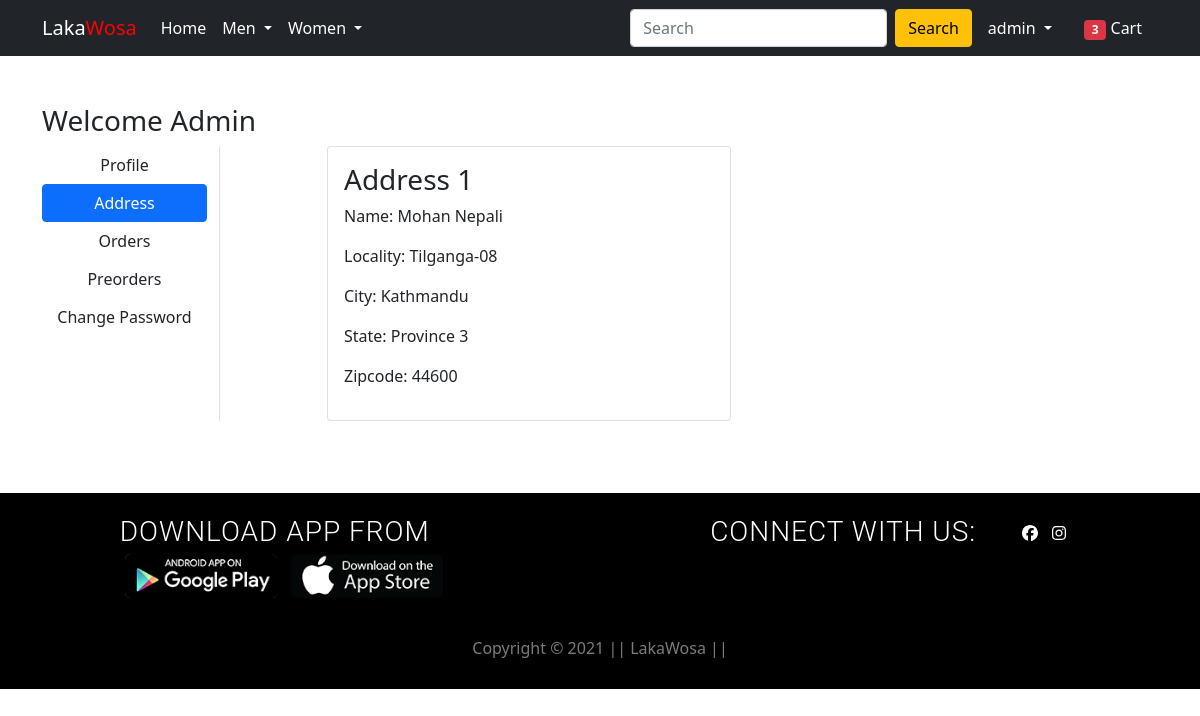
The page /address/ (signed in) on the database its author committed.
### app/models.py (models this page shows, shortened)
class Customer(models.Model):
    user = models.ForeignKey(User, on_delete=models.CASCADE)
    name = models.CharField(max_length=200)
    locality = models.CharField(max_length=200)
    city = models.CharField(max_length=200)
    zipcode = models.IntegerField(default=0)
    state = models.CharField(choices=STATE_CHOICES, max_length=50)

### app/views.py (the view)
# urls.py: path('address/', views.address, name='address'),
@login_required
def address(request):
    total_items = len(Cart.objects.filter(user=request.user))
    add = Customer.objects.filter(user=request.user)
    return render(request, 'app/address.html', {'add': add,'total_items':total_items,'active':'btn-primary'})

### app/templates/app/address.html (shortened to what this page needs)
{% extends 'app/base.html' %}
{% load static %}
{% block main-content %}
<div class="container my-5">
 <div class="row">
 <h3>Welcome {{request.user.username|capfirst}}</h3>
  <div class="col-sm-2 border-end">
   <ul class="list-unstyled">
    <li class="d-grid"><a href="{% url 'profile' %}" class="btn">Profile</a></li>
    <li class="d-grid"><a href="{% url 'address' %}" class="btn {{active}}">Address</a></li>
    <li class="d-grid"><a href="{% url 'orders' %}" class="btn">Orders</a></li>
    <li class="d-grid"><a href="{% url 'preorder' %}" class="btn">Preorders</a></li>
    <li class="d-grid"><a href="{% url 'passwordchange' %}" class="btn">Change Password</a></li>
   </ul>
  </div>
  <div class="col-sm-9 offset-sm-1">
   <div class="row">
       {% for a in add %}
    <div class="col-sm-6">
     <div class="card">
      <div class="card-body">
       <h3>Address {{forloop.counter}}</h3>
       <p>Name: {{a.name}}</p>
       <p>Locality: {{a.locality}}</p>
       <p>City: {{a.city}}</p>
       <p>State: {{a.state}}</p>
       <p>Zipcode: {{a.zipcode}}</p>
      </div>
     </div>
    </div>
        {% endfor %}
   </div>
  </div>
 </div>
</div>
{% endblock main-content %}

### app/templates/app/base.html (shortened to what this page needs)
<!DOCTYPE html>
{% load static %}
<html lang="en">
  <head>
    <link
      href="https://cdn.jsdelivr.net/npm/bootstrap@5.0.0-beta1/dist/css/bootstrap.min.css"
      rel="stylesheet"
    />
    <link rel="stylesheet" href="{% static 'app/css/owl.carousel.min.css' %}" />
    <link rel="stylesheet" href="{% static 'app/css/all.min.css' %}" />
    <link rel="stylesheet" href="{% static 'app/css/style.css' %}" />
    <link rel="stylesheet" href="{% static 'app/css/footer.css' %}" />
    <link rel="stylesheet" href="{% static 'app/css/gallery.css' %}" />
  </head>
  <body>
    <nav class="navbar navbar-expand-lg navbar-dark bg-dark">
      <div class="container">
        <a class="navbar-brand" href="/">
          Laka<span class="body">Wosa</span></a
        >
        <div class="collapse navbar-collapse" id="navbarSupportedContent">
          <ul class="navbar-nav me-auto mb-2 mb-lg-0">
            <li class="nav-item">
              <a class="nav-link active" aria-current="page" href="/">Home</a>
            </li>
            <li class="nav-item dropdown">
              <a
                class="nav-link dropdown-toggle text-white"
                href="#"
                id="fashionDropdown"
                role="button"
                data-bs-toggle="dropdown"
                aria-expanded="false"
              >
                Men
              </a>
            </li>
            <li class="nav-item dropdown">
              <a
                class="nav-link dropdown-toggle text-white"
                href="#"
                id="fashionDropdown"
                role="button"
                data-bs-toggle="dropdown"
                aria-expanded="false"
              >
                Women
              </a>
            </li>
          </ul>
          <form method="get" action="/search" class="d-flex">
            <input
              name="query"
              id="search"
              class="form-control me-2"
              type="search"
              placeholder="Search"
              aria-label="Search"
              required
            />
            <button class="btn btn-warning" type="submit">Search</button>
          </form>
          <div>
            <ul class="navbar-nav me-auto mb-2 mb-lg-0">
              {% if request.user.is_authenticated %}
              <li class="nav-item dropdown mx-2">
                <a
                  class="nav-link dropdown-toggle text-white"
                  href="#"
                  id="profileDropdown"
                  role="button"
                  data-bs-toggle="dropdown"
                  aria-expanded="false"
                >
                {{request.user.username}}
                </a>
              </li>
              <li class="nav-item mx-2">
                <a href="{% url 'showcart' %}" class="nav-link text-white"
                  ><span class="badge bg-danger">{{total_items}}</span> Cart
                </a>
              </li>
              {% endif %}
            </ul>
          </div>
        </div>
      </div>
    </nav>
     {% block main-content %}{% endblock main-content %}
    <br />
    <footer>
      <div class="footer">
              <div class="download">
                  <h3>Download App From</h3>
                  <div class="d-links">
                      <a href="#"><img src="{% static 'app/images/android.png' %}" alt="#"></a>
                      <a href="#"><img src="{% static 'app/images/iphone.png' %}" alt="#"></a>
                  </div>
              </div>
              <div class="social">
                  <h3>Connect with us:</h3>
                  <ul class="social-icons" style="justify-content: center;">
                      <li><a href="https://www.facebook.com/lakawosa.9"><i class="fab fa-facebook"></i></a></li>
                      <li><a href="https://www.instagram.com/lakawosa/"><i class="fab fa-instagram"></i></a></li>
                  </ul>
              </div>
      </div>
      <div class="copy">
          <p>Copyright &copy; 2021 || LakaWosa || </p>
      </div>
  </footer>
  </body>
</html>

### app/static/app/css/style.css (style rules this page uses)
.body { height: 100 vh; color: red; }

### app/static/app/css/footer.css (style rules this page uses)
* { padding: 0; margin: 0; box-sizing: border-box; }
:root { --Primarycolor: #f39c12; --secondarcolor:#EAB543; --buttoncolor: #008D45; --grey:#95a5a6; --nav-color:#000000; --nav-back:#F7F7F7; }
a { text-decoration: none; }
li { list-style: none; }
.footer { display: flex; align-items: center; justify-content: space-around; flex-wrap: wrap; padding: 15px; background-color: var(--nav-color); color: rgb(255, 255, 255); font-family: 'Roboto',sans-serif; align-items: baseline; }
.footer a { color: white; }
.download,.social { text-transform: uppercase; margin-bottom: 10px; }
.download h3, .social h3 { font-weight: 300; letter-spacing: 1px; margin-bottom: 5px; }
.social { display: flex; align-items: center; }
.d-links>a>img { width: 40%; height: 40%; }
.d-links a { margin: 5px; }
.social-icons { display: flex; align-items: center; margin: 7px; flex-wrap: wrap; }
.social-icons li { margin: 7px; cursor: pointer; transition: color .4s ease-in-out; }
.copy { text-align: center; background-color: var(--nav-color); padding: 10px; }
.copy p { font-weight: 200; padding: 3px; color: whitesmoke; opacity: .5 ; }

### app/static/app/css/gallery.css (style rules this page uses)
* { margin: 0px; padding: 0px; box-sizing: border-box; }
ul li { list-style: none; }

### rows shown on the page
Customer: name "Mohan Nepali", locality "Tilganga-08", city "Kathmandu", state "Province 3", zipcode "44600"

### other values the page prints
{{ request.user.username }} "admin"
{{ total_items }} "3"
{{ request.user.username|capfirst }} "Admin"
